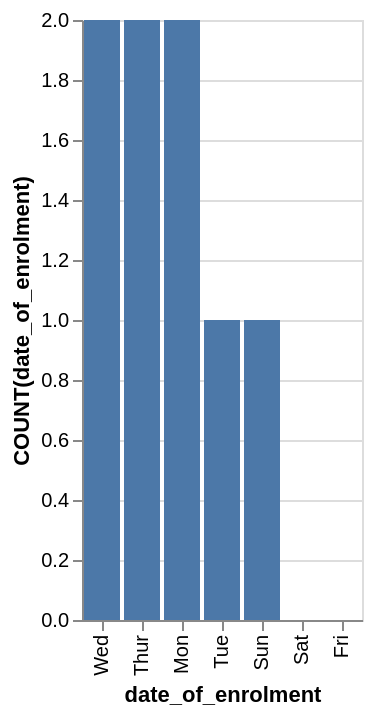

Express this chart as Vega-Lite.
### Vega-Lite specification from a JSON file in a GitHub repository (floating-point values rounded to 4 significant figures)
{"data": {"values": [{"x_data": "Wed", "y_data": 2}, {"x_data": "Thur", "y_data": 2}, {"x_data": "Mon", "y_data": 2}, {"x_data": "Tue", "y_data": 1}, {"x_data": "Sun", "y_data": 1}, {"x_data": "Sat", "y_data": 0}, {"x_data": "Fri", "y_data": 0}]}, "mark": "bar", "encoding": {"x": {"field": "x_data", "type": "nominal", "title": "date_of_enrolment", "sort": {"op": "sum", "field": "y_data", "order": "descending"}}, "y": {"field": "y_data", "type": "quantitative", "title": "COUNT(date_of_enrolment)"}}}
